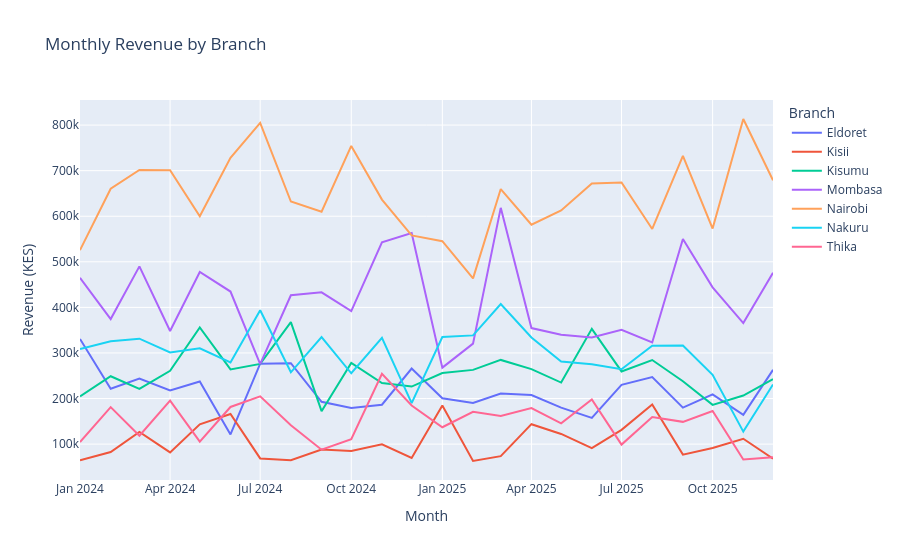

Notebook code cell kept with this figure:
### Code cell
# Monthly revenue per branch
branch_month = (df.groupby([df['scan_date'].dt.to_period('M'), 'branch'], observed=True)['price_kes'].sum().reset_index())
branch_month['scan_date'] = branch_month['scan_date'].dt.to_timestamp()
 
fig = px.line(
    branch_month, x='scan_date', y='price_kes', color='branch',
    title='Monthly Revenue by Branch',
    labels={'scan_date': 'Month', 'price_kes': 'Revenue (KES)', 'branch': 'Branch'}
)
fig.update_layout(hovermode='x unified')
plt.savefig('monthly_revenue_by_branch.png')
fig.show()
